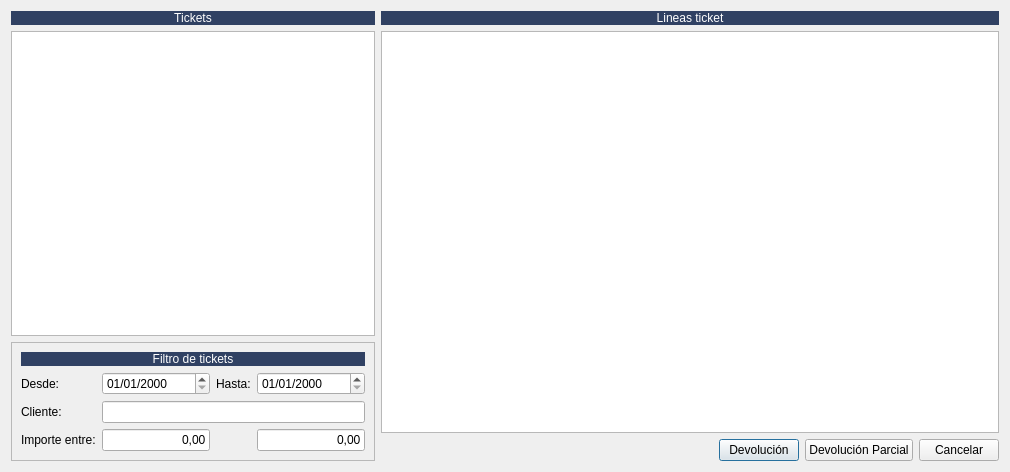
<?xml version="1.0" encoding="UTF-8"?>
<ui version="4.0">
 <class>FrmDevolucionTicket</class>
 <widget class="QDialog" name="FrmDevolucionTicket">
  <property name="geometry">
   <rect>
    <x>0</x>
    <y>0</y>
    <width>1010</width>
    <height>472</height>
   </rect>
  </property>
  <property name="windowTitle">
   <string>Devolución de Tickets de caja.</string>
  </property>
  <property name="windowIcon">
   <iconset resource="../maya.qrc">
    <normaloff>:/Icons/PNG/redfox.png</normaloff>:/Icons/PNG/redfox.png</iconset>
  </property>
  <layout class="QGridLayout" name="gridLayout">
   <item row="0" column="0">
    <widget class="QLabel" name="lbldesglose2">
     <property name="maximumSize">
      <size>
       <width>16777215</width>
       <height>27</height>
      </size>
     </property>
     <property name="styleSheet">
      <string notr="true">background-color: #304163;
color: rgb(255, 255, 255);</string>
     </property>
     <property name="text">
      <string>Tickets</string>
     </property>
     <property name="alignment">
      <set>Qt::AlignCenter</set>
     </property>
    </widget>
   </item>
   <item row="1" column="0">
    <widget class="QTableView" name="tabla_cabeceras">
     <attribute name="verticalHeaderVisible">
      <bool>false</bool>
     </attribute>
    </widget>
   </item>
   <item row="1" column="1" rowspan="2" colspan="4">
    <widget class="QTableWidget" name="tablaLineas_tiquet_actual">
     <property name="selectionMode">
      <enum>QAbstractItemView::MultiSelection</enum>
     </property>
     <property name="selectionBehavior">
      <enum>QAbstractItemView::SelectRows</enum>
     </property>
     <attribute name="verticalHeaderVisible">
      <bool>false</bool>
     </attribute>
    </widget>
   </item>
   <item row="2" column="0" rowspan="2">
    <widget class="QFrame" name="frame">
     <property name="frameShape">
      <enum>QFrame::StyledPanel</enum>
     </property>
     <property name="frameShadow">
      <enum>QFrame::Raised</enum>
     </property>
     <layout class="QGridLayout" name="gridLayout_2">
      <item row="2" column="1" colspan="3">
       <widget class="QLineEdit" name="txtCliente"/>
      </item>
      <item row="0" column="0" colspan="4">
       <widget class="QLabel" name="lbldesglose2_3">
        <property name="maximumSize">
         <size>
          <width>16777215</width>
          <height>27</height>
         </size>
        </property>
        <property name="styleSheet">
         <string notr="true">background-color: #304163;
color: rgb(255, 255, 255);</string>
        </property>
        <property name="text">
         <string>Filtro de tickets</string>
        </property>
        <property name="alignment">
         <set>Qt::AlignCenter</set>
        </property>
       </widget>
      </item>
      <item row="1" column="0">
       <widget class="QLabel" name="label">
        <property name="text">
         <string>Desde:</string>
        </property>
       </widget>
      </item>
      <item row="1" column="2">
       <widget class="QLabel" name="label_2">
        <property name="text">
         <string>Hasta:</string>
        </property>
       </widget>
      </item>
      <item row="1" column="3">
       <widget class="QDateEdit" name="dateHasta">
        <property name="displayFormat">
         <string>dd/MM/yyyy</string>
        </property>
       </widget>
      </item>
      <item row="2" column="0">
       <widget class="QLabel" name="label_3">
        <property name="text">
         <string>Cliente:</string>
        </property>
       </widget>
      </item>
      <item row="1" column="1">
       <widget class="QDateEdit" name="dateDesde">
        <property name="displayFormat">
         <string>dd/MM/yyyy</string>
        </property>
       </widget>
      </item>
      <item row="3" column="0">
       <widget class="QLabel" name="label_4">
        <property name="text">
         <string>Importe entre:</string>
        </property>
       </widget>
      </item>
      <item row="3" column="1">
       <widget class="QLineEdit" name="txtImportemin">
        <property name="text">
         <string>0,00</string>
        </property>
        <property name="alignment">
         <set>Qt::AlignRight|Qt::AlignTrailing|Qt::AlignVCenter</set>
        </property>
       </widget>
      </item>
      <item row="3" column="3">
       <widget class="QLineEdit" name="txtImporteMax">
        <property name="text">
         <string>0,00</string>
        </property>
        <property name="alignment">
         <set>Qt::AlignRight|Qt::AlignTrailing|Qt::AlignVCenter</set>
        </property>
       </widget>
      </item>
     </layout>
    </widget>
   </item>
   <item row="3" column="1">
    <spacer name="horizontalSpacer">
     <property name="orientation">
      <enum>Qt::Horizontal</enum>
     </property>
     <property name="sizeHint" stdset="0">
      <size>
       <width>267</width>
       <height>20</height>
      </size>
     </property>
    </spacer>
   </item>
   <item row="3" column="2">
    <widget class="QPushButton" name="btnDevolucion">
     <property name="text">
      <string>Devolución</string>
     </property>
     <property name="icon">
      <iconset resource="../maya.qrc">
       <normaloff>:/Icons/PNG/undo2.png</normaloff>:/Icons/PNG/undo2.png</iconset>
     </property>
    </widget>
   </item>
   <item row="3" column="3">
    <widget class="QPushButton" name="btnParcial">
     <property name="text">
      <string>Devolución Parcial</string>
     </property>
     <property name="icon">
      <iconset resource="../maya.qrc">
       <normaloff>:/Icons/PNG/partial.png</normaloff>:/Icons/PNG/partial.png</iconset>
     </property>
    </widget>
   </item>
   <item row="3" column="4">
    <widget class="QPushButton" name="pushButton_4">
     <property name="text">
      <string>Cancelar</string>
     </property>
     <property name="icon">
      <iconset resource="../maya.qrc">
       <normaloff>:/Icons/PNG/close.png</normaloff>:/Icons/PNG/close.png</iconset>
     </property>
    </widget>
   </item>
   <item row="0" column="1" colspan="4">
    <widget class="QLabel" name="lbldesglose2_2">
     <property name="maximumSize">
      <size>
       <width>16777215</width>
       <height>27</height>
      </size>
     </property>
     <property name="styleSheet">
      <string notr="true">background-color: #304163;
color: rgb(255, 255, 255);</string>
     </property>
     <property name="text">
      <string>Lineas ticket</string>
     </property>
     <property name="alignment">
      <set>Qt::AlignCenter</set>
     </property>
    </widget>
   </item>
  </layout>
 </widget>
 <resources>
  <include location="../maya.qrc"/>
 </resources>
 <connections>
  <connection>
   <sender>pushButton_4</sender>
   <signal>clicked()</signal>
   <receiver>FrmDevolucionTicket</receiver>
   <slot>close()</slot>
   <hints>
    <hint type="sourcelabel">
     <x>701</x>
     <y>446</y>
    </hint>
    <hint type="destinationlabel">
     <x>450</x>
     <y>436</y>
    </hint>
   </hints>
  </connection>
 </connections>
</ui>
